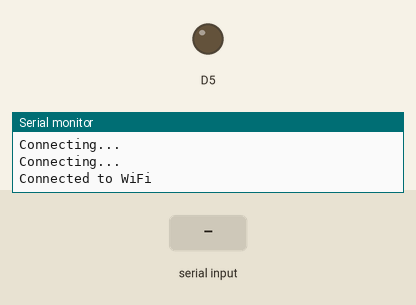
Recording of a sketch running on a simulated ESP8266 (NodeMCU). On the bench: output pins drawn as LEDs (lit = HIGH), the last lines printed to the serial monitor. Dashed ring = blinking. Inputs (shaded band) come from the test bench. WiFi joins after 1.5 s; servers stay silent unless stated.

Above: at 3.2 s.
3.3 s: "90 45 200\n" received over Serial
At 3.4 s:
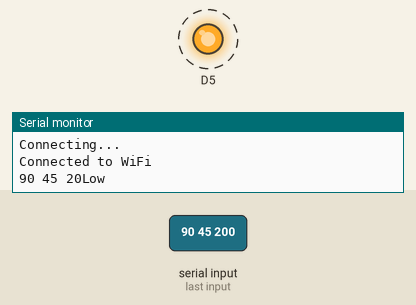
5.4 s: "30 150 10\n" received over Serial
At 6.8 s:
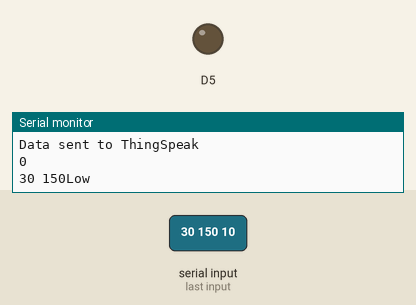
8.4 s: "200\n" received over Serial
At 8.5 s:
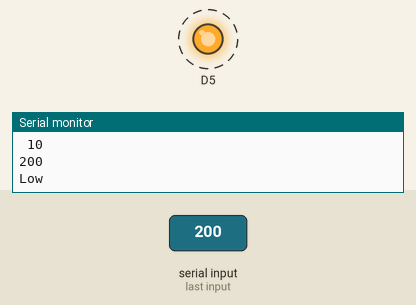
Timing chart, 0 to 11.4 s (numbered marks = the images above; inputs shaded):
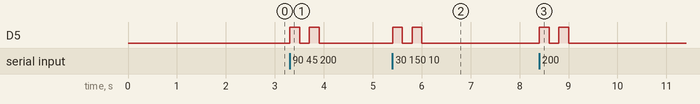

Measured:
- after the input at 3.3 s, D5: alternates HIGH for 0.20 s and LOW for 0.20 s, 4 changes in all, then stays LOW, starting at once
- after the input at 5.4 s, D5: alternates HIGH for 0.20 s and LOW for 0.20 s, 4 changes in all, then stays LOW, starting at once
- after the input at 8.4 s, D5: alternates HIGH for 0.20 s and LOW for 0.20 s, 4 changes in all, then stays LOW, starting at once

The sketch:

NodeBpCode.ino
```cpp
#include <ESP8266WiFi.h>

const char *ssid = "Kesava datta's Galaxy M33 5G";
const char *password = "moyf27923";
const char *apiKey = "18I9GXANMRNWONCI";

String receivedData = "";

void setup() {
  Serial.begin(9600);
  pinMode(D5, OUTPUT);
  // digitalWrite(D5, LOW); // Initialize the LED to OFF state
  connectToWiFi();
}

void loop() {
  if (Serial.available() > 0) {
    char data = Serial.read();
    Serial.print(data);
    receivedData += data; // Append received character to the String
    if (receivedData.length() >= 8) { // Check if the data length is at least 8 characters
      sendDataToThingSpeak(receivedData);
      receivedData = ""; // Clear the received data after processing
    }
  }
}

void connectToWiFi() {
  Serial.println("Connecting to WiFi...");
  WiFi.begin(ssid, password);

  while (WiFi.status() != WL_CONNECTED) {
    delay(1000);
    Serial.println("Connecting...");
  }

  Serial.println("Connected to WiFi");
  // digitalWrite(D5, LOW); // Turn off the light after WiFi connection is established
}

void sendDataToThingSpeak(String data) {
  int sys,dia,hr;
  if (data.length() == 8) { // Ensure the data is exactly 8 characters long
    // int sys = data.substring(0, 3).toInt();  // First 3 characters for systolic
    // int dia = data.substring(3, 6).toInt();  // Next 3 characters for diastolic
    // int hr = data.substring(6).toInt();      // Last 2 characters for heart rate

    // Serial.print("Sys: ");
    // Serial.println(sys);
    // Serial.print("Dia: ");
    // Serial.println(dia);
    // Serial.print("HR: ");
    // Serial.println(hr);
    // Find the positions of spaces
    // int space1 = data.indexOf(' ');
    // int space2 = data.lastIndexOf(' ');

    // // Extract substrings
    // String sys_str = data.substring(0, space1);
    // String dia_str = data.substring(space1 + 1, space2);
    // String hr_str = data.substring(space2 + 1);

    // // Convert strings to integers
    // int sys = sys_str.toInt();
    // int dia = dia_str.toInt();
    // int hr = hr_str.toInt();

    // Check if there are at least two spaces to ensure correct parsing
    int space1 = data.indexOf(' ');
    int space2 = data.lastIndexOf(' ');

    if (space1 != -1 && space2 != -1 && space1 != space2) {
      // Extract substrings based on space positions
      String sys_str = data.substring(0, space1);
      String dia_str = data.substring(space1 + 1, space2);
      String hr_str = data.substring(space2 + 1);  // Get the rest of the string as HR

      // Convert strings to integers
      sys = sys_str.toInt();
      dia = dia_str.toInt();
      hr = hr_str.toInt();
    }


    // // Update LED state based on 'sys' value
    // if (sys < 110) {
    //   digitalWrite(D5, HIGH); // Turn on the light if sys is less than 110
    // } else {
    //   digitalWrite(D5, LOW); // Otherwise, turn off the light
    // }

    // Update buzzer state based on 'sys' value
    if (sys < 100) {
      Serial.println("Low");

      // Low blood pressure: 2 beeps
      for (int i = 0; i < 2; i++) {
        digitalWrite(D5, HIGH); // Turn on the buzzer
        delay(200); // Delay for beep sound
        digitalWrite(D5, LOW); // Turn off the buzzer
        delay(200); // Delay between beeps
      }
    } else if (sys >= 100 && sys <= 120) {
      Serial.println("Normal");

      // Normal blood pressure: 4 beeps
      for (int i = 0; i < 4; i++) {
        digitalWrite(D5, HIGH); // Turn on the buzzer
        delay(200); // Delay for beep
        digitalWrite(D5, LOW); // Turn off the buzzer
        delay(200); // Delay between beeps
      }
    } else if (sys > 120 && sys <= 139) {
      Serial.println("High");

      for (int i = 0; i < 6; i++) {
        digitalWrite(D5, HIGH); // Turn on the buzzer
        delay(200); // Delay for beep
        digitalWrite(D5, LOW); // Turn off the buzzer
        delay(200); // Delay between beeps
      }
    }else{

    // Normal blood pressure
    digitalWrite(D5, LOW); // LED indication
    // No beep for normal BP
  }


    WiFiClient client;
    if (client.connect("api.thingspeak.com", 80)) {
      String bp_data = "field1=" + String(sys) + "&field2=" + String(dia) + "&field3=" + String(hr);
      String request = "GET /update?" + bp_data + "&api_key=" + apiKey + " HTTP/1.1\r\n" +
                       "Host: api.thingspeak.com\r\n" +
                       "Connection: close\r\n\r\n";

      client.print(request);
      delay(500);
      client.stop();

      Serial.println("Data sent to ThingSpeak");
    } else {
      Serial.println("Error connecting to ThingSpeak");
    }
  } else {
    Serial.println("Invalid data length");
  }
}
```
